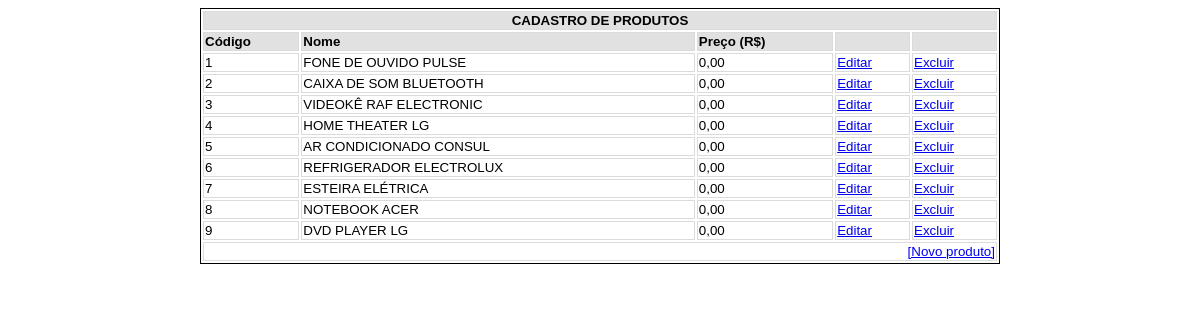
Page /tabelaDados/index.php on the committed database.
### tables this page shows
create table produtos
(
	codigo mediumint NOT NULL,
	nome varchar(80) NOT NULL,
	descricao text NOT NULL,
	preco float NOT NULL,
	codigo_categoria smallint NOT NULL,
	primary key(codigo)
);

### tabelaDados/index.php (the view, shortened to what this page needs)
<!DOCTYPE HTML PUBLIC "-//W3C//DTD HTML 4.01 Transitional//EN"
"http://www.w3.org/TR/html4/loose.dtd">
<html>
<head>
<link rel="stylesheet" type="text/css" href="estilos.css">
</head>
<body>
<div align="center">
<form id="formulario">
  <table id="minhaTabela">
    <tr class="cabecalho">
      <td colspan="5"><div align="center"><strong>CADASTRO DE PRODUTOS</strong></div></td>
    </tr>
    <tr class="cabecalho">
      <td bgcolor="#E1E1E1"><strong>C&oacute;digo</strong></td>
      <td><strong>Nome</strong></td>
      <td><strong>Pre&ccedil;o (R$) </strong></td>
      <td>&nbsp;</td>
      <td>&nbsp;</td>
    </tr>
<?php
	include "conecta.php";
	$res = mysqli_query($con, "SELECT * FROM produtos");
	$total = mysqli_num_rows($res);
	for($i=0; $i<$total; $i++)
	{
		$dados = mysqli_fetch_row($res);
		$codigo = $dados[0];
		$nome = $dados[1];
		$preco = $dados[2];
		$preco = number_format($preco,2,",","");
		$idLinha = "linha$i";
		echo "<tr id=\"$idLinha\">";
		echo "  <td>$codigo</td>";
		echo "  <td>$nome</td>";
		echo "  <td>$preco</td>";
		echo "  <td><a href=\"#\" onclick=\"EditarLinha('$idLinha');\">Editar</a></td>";
		echo "  <td><a href=\"#\" onclick=\"ExcluirLinha('$idLinha');\">Excluir</a></td>";
		echo "</tr>";
	}
?>
    <tr>
      <td colspan="5"><div align="right"><a href="javascript:NovoRegistro();">[Novo produto]</a></div></td>
    </tr>
  </table>
  </form>
</div>
</body>
</html>

### tabelaDados/estilos.css (style rules this page uses)
body { font-family: Arial, Helvetica, sans-serif; font-size: 10pt; }
table { width:800px; border:#000000 1px solid; }
td { border:#DBDBDB 1px solid; }
.cabecalho { background-color: #E1E1E1; }

### rows in the picture
produtos: codigo "1", nome "FONE DE OUVIDO PULSE", descricao "0,00"
produtos: codigo "2", nome "CAIXA DE SOM BLUETOOTH", descricao "0,00"
produtos: codigo "3", nome "VIDEOKÊ RAF ELECTRONIC", descricao "0,00"
produtos: codigo "4", nome "HOME THEATER LG", descricao "0,00"
produtos: codigo "5", nome "AR CONDICIONADO CONSUL", descricao "0,00"
produtos: codigo "6", nome "REFRIGERADOR ELECTROLUX", descricao "0,00"
produtos: codigo "7", nome "ESTEIRA ELÉTRICA", descricao "0,00"
produtos: codigo "8", nome "NOTEBOOK ACER", descricao "0,00"
produtos: codigo "9", nome "DVD PLAYER LG", descricao "0,00"
